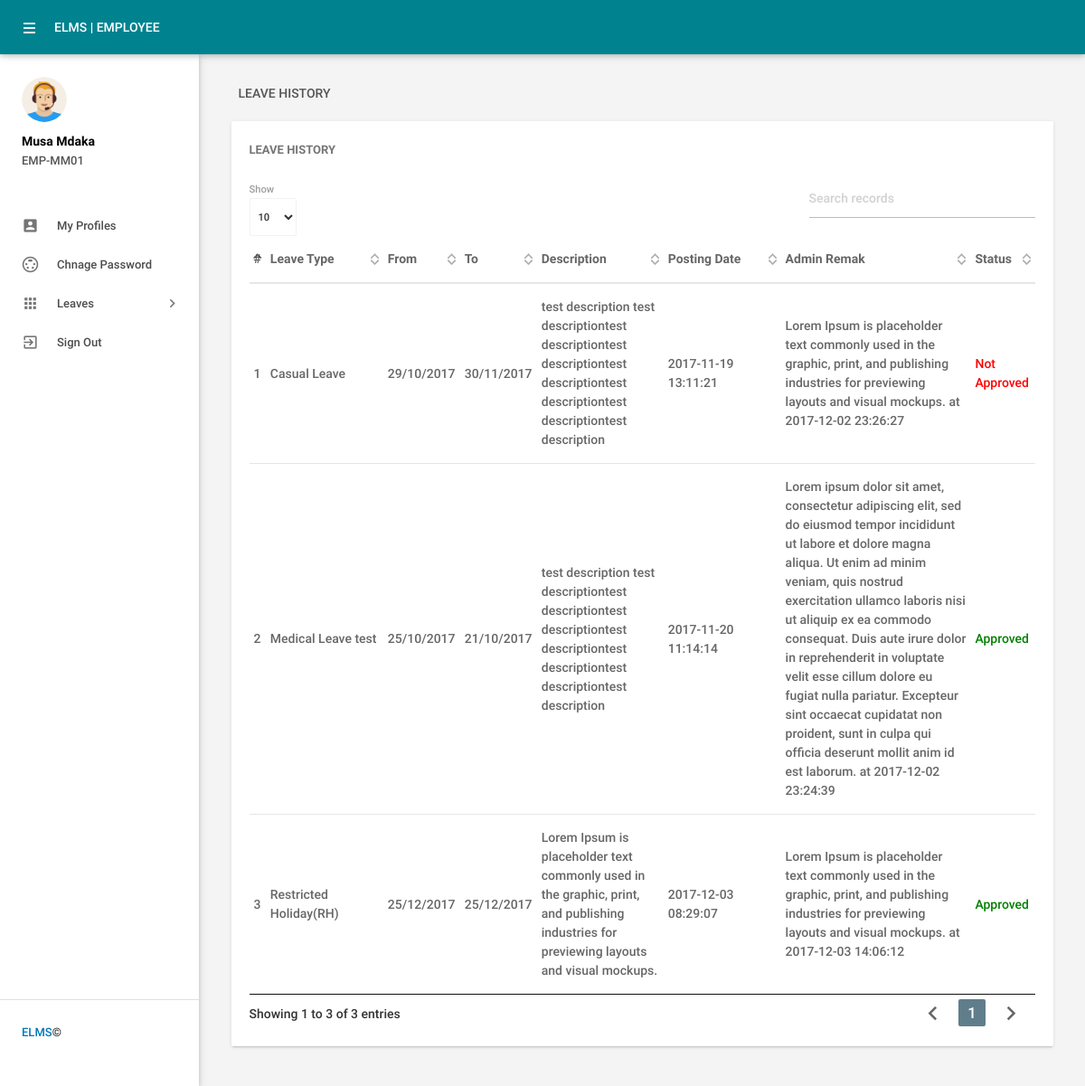
/leavehistory.php (signed in), run on the app's committed database.
### tables this page shows
CREATE TABLE `tblemployees` (
  `id` int(11) NOT NULL,
  `EmpId` varchar(100) NOT NULL,
  `FirstName` varchar(150) NOT NULL,
  `LastName` varchar(150) NOT NULL,
  `EmailId` varchar(200) NOT NULL,
  `Password` varchar(180) NOT NULL,
  `Gender` varchar(100) NOT NULL,
  `Dob` varchar(100) NOT NULL,
  `Department` varchar(255) NOT NULL,
  `Address` varchar(255) NOT NULL,
  `City` varchar(200) NOT NULL,
  `Country` varchar(150) NOT NULL,
  `Phonenumber` char(11) NOT NULL,
  `Status` int(1) NOT NULL,
  `RegDate` timestamp NOT NULL DEFAULT current_timestamp()
);

CREATE TABLE `tblleaves` (
  `id` int(11) NOT NULL,
  `LeaveType` varchar(110) NOT NULL,
  `ToDate` varchar(120) NOT NULL,
  `FromDate` varchar(120) NOT NULL,
  `Description` mediumtext NOT NULL,
  `PostingDate` timestamp NOT NULL DEFAULT current_timestamp(),
  `AdminRemark` mediumtext DEFAULT NULL,
  `AdminRemarkDate` varchar(120) DEFAULT NULL,
  `Status` int(1) NOT NULL,
  `IsRead` int(1) NOT NULL,
  `empid` int(11) DEFAULT NULL
);

### leavehistory.php (the view, shortened to what this page needs)
<?php
include('includes/config.php');
if(strlen($_SESSION['emplogin'])==0)
    {
header('location:index.php');
}
else{
 ?>
<!DOCTYPE html>
<html lang="en">
    <head>
        <link type="text/css" rel="stylesheet" href="assets/plugins/materialize/css/materialize.min.css"/>
        <link href="assets/plugins/material-preloader/css/materialPreloader.min.css" rel="stylesheet">
        <link href="assets/plugins/datatables/css/jquery.dataTables.min.css" rel="stylesheet">
        <link href="assets/css/alpha.min.css" rel="stylesheet" type="text/css"/>
        <link href="assets/css/custom.css" rel="stylesheet" type="text/css"/>
    </head>
    <body>
       <?php include('includes/header.php');?>
       <?php include('includes/sidebar.php');?>
            <main class="mn-inner">
                <div class="row">
                    <div class="col s12">
                        <div class="page-title">Leave History</div>
                    </div>
                    <div class="col s12 m12 l12">
                        <div class="card">
                            <div class="card-content">
                                <span class="card-title">Leave History</span>
                                <table id="example" class="display responsive-table ">
                                    <thead>
                                        <tr>
                                            <th>#</th>
                                            <th width="120">Leave Type</th>
                                            <th>From</th>
                                            <th>To</th>
                                             <th>Description</th>
                                             <th width="120">Posting Date</th>
                                            <th width="200">Admin Remak</th>
                                            <th>Status</th>
                                        </tr>
                                    </thead>
                                    <tbody>
<?php
$eid=$_SESSION['eid'];
$sql = "SELECT LeaveType,ToDate,FromDate,Description,PostingDate,AdminRemarkDate,AdminRemark,Status from tblleaves where empid=:eid";
$query = $dbh -> prepare($sql);
$query->bindParam(':eid',$eid,PDO::PARAM_STR);
$query->execute();
$results=$query->fetchAll(PDO::FETCH_OBJ);
$cnt=1;
if($query->rowCount() > 0)
{
foreach($results as $result)
{               ?>
                                        <tr>
                                            <td> <?php echo htmlentities($cnt);?></td>
                                            <td><?php echo htmlentities($result->LeaveType);?></td>
                                            <td><?php echo htmlentities($result->FromDate);?></td>
                                            <td><?php echo htmlentities($result->ToDate);?></td>
                                           <td><?php echo htmlentities($result->Description);?></td>
                                            <td><?php echo htmlentities($result->PostingDate);?></td>
                                            <td><?php if($result->AdminRemark=="")
                                            {
echo htmlentities('waiting for approval');
                                            } else
{
 echo htmlentities(($result->AdminRemark)." "."at"." ".$result->AdminRemarkDate);
}
                                            ?></td>
                                                                                 <td><?php $stats=$result->Status;
if($stats==1){
                                             ?>
                                                 <span style="color: green">Approved</span>
                                                 <?php } if($stats==2)  { ?>
                                                <span style="color: red">Not Approved</span>
                                                 <?php } if($stats==0)  { ?>
 <span style="color: blue">waiting for approval</span>
 <?php } ?>
                                             </td>
                                        </tr>
                                         <?php $cnt++;} }?>
                                    </tbody>
                                </table>
                            </div>
                        </div>
                    </div>
                </div>
            </main>
        </div>
        <div class="left-sidebar-hover"></div>
    </body>
</html>
<?php } ?>

### includes/sidebar.php (shortened to what this page needs)
    <aside id="slide-out" class="side-nav white fixed">
                <div class="side-nav-wrapper">
                    <div class="sidebar-profile">
                        <div class="sidebar-profile-image">
                            <img src="assets/images/profile-image.png" class="circle" alt="">
                        </div>
                        <div class="sidebar-profile-info">
                    <?php
$eid=$_SESSION['eid'];
$sql = "SELECT FirstName,LastName,EmpId from  tblemployees where id=:eid";
$query = $dbh -> prepare($sql);
$query->bindParam(':eid',$eid,PDO::PARAM_STR);
$query->execute();
$results=$query->fetchAll(PDO::FETCH_OBJ);
if($query->rowCount() > 0)
{
foreach($results as $result)
{               ?>
                                <p><?php echo htmlentities($result->FirstName." ".$result->LastName);?></p>
                                <span><?php echo htmlentities($result->EmpId)?></span>
                         <?php }} ?>
                        </div>
                    </div>
                <ul class="sidebar-menu collapsible collapsible-accordion" data-collapsible="accordion">
  <li class="no-padding"><a class="waves-effect waves-grey" href="myprofile.php"><i class="material-icons">account_box</i>My Profiles</a></li>
  <li class="no-padding"><a class="waves-effect waves-grey" href="emp-changepassword.php"><i class="material-icons">settings_input_svideo</i>Chnage Password</a></li>
                    <li class="no-padding">
                        <a class="collapsible-header waves-effect waves-grey"><i class="material-icons">apps</i>Leaves<i class="nav-drop-icon material-icons">keyboard_arrow_right</i></a>
                    </li>
                  <li class="no-padding">
                                <a class="waves-effect waves-grey" href="logout.php"><i class="material-icons">exit_to_app</i>Sign Out</a>
                            </li>
                </ul>
                <div class="footer">
                    <p class="copyright"><a href=#> ELMS </a>©</p>
                </div>
                </div>
            </aside>

### data on the page
tblemployees: FirstName+LastName "Musa Mdaka", EmpId "EMP-MM01"
tblleaves: LeaveType "Casual Leave", FromDate "29/10/2017", ToDate "30/11/2017", Description "test description test descriptiontest descriptiontest descriptiontest descriptiontest descriptiontest descriptiontest description", PostingDate "2017-11-19 13:11:21", AdminRemark+AdminRemarkDate "Lorem Ipsum is placeholder text commonly used in the graphic, print, and publishing industries for previewing layouts and visual mockups. at 2017-12-02 23:26:27", Status "Not Approved"
tblleaves: LeaveType "Medical Leave test", FromDate "25/10/2017", ToDate "21/10/2017", Description "test description test descriptiontest descriptiontest descriptiontest descriptiontest descriptiontest descriptiontest description", PostingDate "2017-11-20 11:14:14", AdminRemark+AdminRemarkDate "Lorem ipsum dolor sit amet, consectetur adipiscing elit, sed do eiusmod tempor incididunt ut labore et dolore magna aliqua. Ut enim ad minim veniam, quis nostrud exercitation ullamco laboris nisi ut aliquip ex ea commodo consequat. Duis aute irure dolor in reprehenderit in voluptate velit esse cillum dolore eu fugiat nulla pariatur. Excepteur sint occaecat cupidatat non proident, sunt in culpa qui officia deserunt mollit anim id est laborum. at 2017-12-02 23:24:39", Status "Approved"
tblleaves: LeaveType "Restricted Holiday(RH)", FromDate "25/12/2017", ToDate "25/12/2017", Description "Lorem Ipsum is placeholder text commonly used in the graphic, print, and publishing industries for previewing layouts and visual mockups.", PostingDate "2017-12-03 08:29:07", AdminRemark+AdminRemarkDate "Lorem Ipsum is placeholder text commonly used in the graphic, print, and publishing industries for previewing layouts and visual mockups. at 2017-12-03 14:06:12", Status "Approved"
